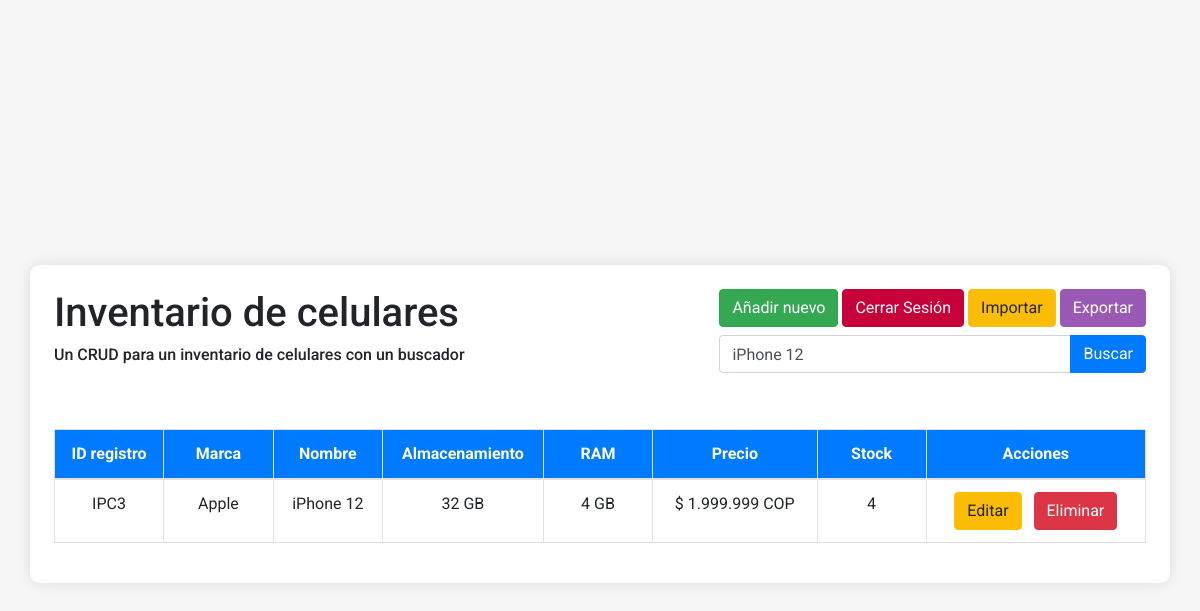
Page /inventario.php?busqueda=iPhone 12 on the committed database.
### tables this page shows
CREATE TABLE `inventario_celulares` (
  `id_celular` int(11) NOT NULL,
  `marca` varchar(50) NOT NULL,
  `nombre` varchar(100) NOT NULL,
  `almacenamiento` varchar(20) NOT NULL,
  `ram` varchar(10) NOT NULL,
  `precio` decimal(10,2) NOT NULL,
  `disponibilidad` int(11) NOT NULL,
  `estado` varchar(255) DEFAULT NULL
);

### inventario.php (the view, shortened to what this page needs)
<?php
$host = 'localhost';
$db = 'estructuradatos';
$user = 'root';
$pass = '';
$charset = 'utf8mb4';
$celulares = [];
$dsn = "mysql:host=$host;dbname=$db;charset=$charset";
$options = [
    PDO::ATTR_ERRMODE            => PDO::ERRMODE_EXCEPTION,
    PDO::ATTR_DEFAULT_FETCH_MODE => PDO::FETCH_ASSOC,
    PDO::ATTR_EMULATE_PREPARES   => false,
];
$pdo = new PDO($dsn, $user, $pass, $options);
$consulta = "";
if (isset($_GET['busqueda']) && !empty($_GET['busqueda'])) {
    $consulta = trim($_GET['busqueda']);
    $stmt = $pdo->prepare('SELECT * FROM inventario_celulares WHERE estado = "activado" AND (nombre LIKE :busqueda1 OR marca LIKE :busqueda2)');
    $stmt->execute([
        'busqueda1' => '%' . $consulta . '%',
        'busqueda2' => '%' . $consulta . '%'
    ]);
    $celulares = $stmt->fetchAll();
} else {
    $stmt = $pdo->prepare('SELECT * FROM inventario_celulares WHERE estado = "activado"');
    $stmt->execute();
    $celulares = $stmt->fetchAll();
}
?>
<!DOCTYPE html>
<html lang="es">
<head>
    <link rel="stylesheet" href="https://maxcdn.bootstrapcdn.com/bootstrap/4.5.2/css/bootstrap.min.css">
    <link rel="stylesheet" href="Styles/Styles.css">
</head>
<body>
<div class="container mt-5 p-4">
    <div class="d-flex justify-content-between mb-4">
        <div>
            <h1>Inventario de celulares</h1>
            <h3 class="subtitulo">Un CRUD para un inventario de celulares con un buscador</h3>
        </div>
        <div>
            <div class="mb-2">
                <a href="crear.php" class="btn btn-success">Añadir nuevo</a>
                <a href="login.php" class="btn btn-secondary">Cerrar Sesión</a>
                <button type="button" class="btn btn-warning" data-toggle="modal" data-target="#importModal">Importar</button>
                <a href='inventario.php?accion=exportar' class='btn btn-tertiary'>Exportar</a>
            </div>
            <form action="inventario.php" method="GET" class="mt-2">
                <div class="input-group">
                    <input type="text" class="form-control" placeholder="Buscar celular..." name="busqueda" value="<?php echo isset($consulta) ? $consulta : '' ?>">
                    <div class="input-group-append">
                        <button class="btn btn-primary" type="submit">Buscar</button>
                    </div>
                </div>
            </form>
        </div>
    </div>
    <table class="table table-bordered table-hover">
    <thead class="thead-blue">
    <tr>
        <th class="col-id" style='text-align: center;'>ID registro</th>
        <th class="col-marca" style='text-align: center; width: 100px'>Marca</th>
        <th class="col-id" style='text-align: center;'>Nombre</th>
        <th class="col-almacenamiento" style='text-align: center; width: 50px;'>Almacenamiento</th>
        <th class="col-id" style='text-align: center;'>RAM</th>
        <th class="col-id" style='text-align: center; width: 150px;'>Precio</th>
        <th class="col-id" style='text-align: center;'>Stock</th>
        <th class="col-id" style='text-align: center; width: 200px;'>Acciones</th>
    </tr>
    </thead>
        <tbody>
        <?php
        if (isset($celulares) && is_array($celulares)) {
            foreach ($celulares as $celular) {
                echo "<tr>";
                echo "<td style='text-align: center;'>IPC{$celular['id_celular']}</td>";
                echo "<td style='text-align: center;'>{$celular['marca']}</td>";
                echo "<td style='text-align: center;'>{$celular['nombre']}</td>";
                echo "<td style='text-align: center;'>{$celular['almacenamiento']} GB</td>";
                echo "<td style='text-align: center;'>{$celular['ram']} GB</td>";
                $precio = $celular['precio'];
                $precio_con_puntos = number_format($precio, 0, '', '.');
                echo "<td style='text-align: center;'> \$ {$precio_con_puntos} COP</td>";
                echo "<td style='text-align: center;'>{$celular['disponibilidad']}</td>";
                echo "<td style='text-align: center;'>
                <a href='editar.php?id={$celular['id_celular']}' class='btn btn-warning zoom-effect'>Editar</a>
                <a href='eliminar.php?accion=eliminar&id={$celular['id_celular']}' class='btn btn-danger ml-2 zoom-effect'>Eliminar</a>
            </td>";
                echo "</tr>";
            }
        } else {
            echo "<tr>";
            echo "<td colspan='8' style='text-align: center;'>No se encontraron resultados</td>";
            echo "</tr>";
        }
        ?>
        </tbody>
    </table>
</div>
</body>
</html>

### Styles/styles.css (style rules this page uses)
body { font-family: 'Roboto', sans-serif; background-color: #f6f6f6; height: 100vh; display: flex; align-items: center; justify-content: center; }
.btn-primary { background-color: #007BFF; border-color: #007BFF; }
.btn-secondary { background-color: #C70039; border-color: #C70039; }
.zoom-effect { transition: transform 0.3s ease-in-out; }

### inventario.php (style rules this page uses)
.container { background-color: white; border-radius: 10px; padding: 20px; box-shadow: 0px 0px 15px rgba(0, 0, 0, 0.1); max-height: 95vh; overflow-y: auto; }
.col-id { width: 10%; }
.col-marca { width: 15%; }
.btn-primary { background-color: #007BFF; border-color: #007BFF; }
.btn-success { background-color: #34a853; }
.btn-warning { background-color: #fbbc05; }
.thead-blue { background-color: #007BFF; color: white; }
.subtitulo { font-size: 16px; }
.zoom-effect { transition: transform 0.1s ease-in-out; }
.btn-tertiary { background-color: #9B59B6; border-color: #9B59B6; color: white; }

### rows in the picture
inventario_celulares: id_celular "3", marca "Apple", nombre "iPhone 12", almacenamiento "32", ram "4", precio "1.999.999", disponibilidad "4"
